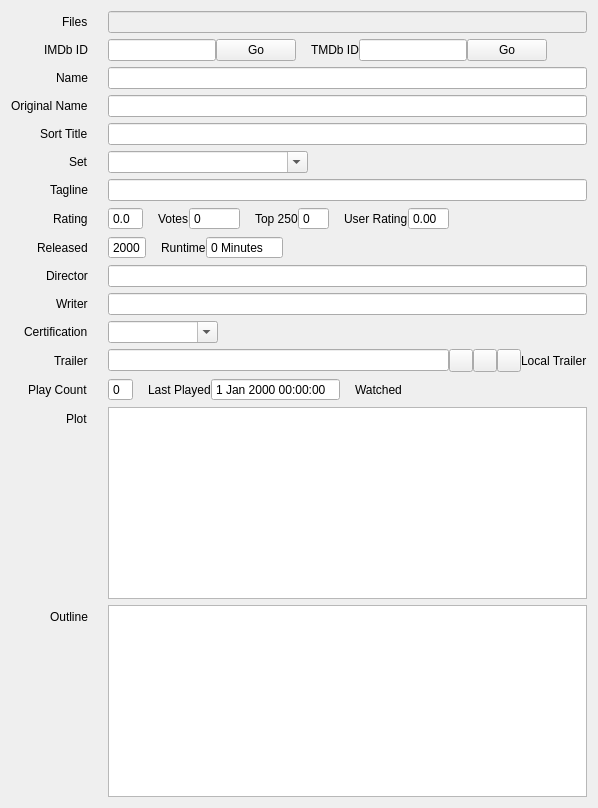
          <widget class="QWidget" name="tab">
           <attribute name="title">
            <string>Information</string>
           </attribute>
           <layout class="QVBoxLayout" name="verticalLayout_6">
            <item>
             <layout class="QFormLayout" name="formLayout">
              <property name="fieldGrowthPolicy">
               <enum>QFormLayout::ExpandingFieldsGrow</enum>
              </property>
              <property name="rowWrapPolicy">
               <enum>QFormLayout::DontWrapRows</enum>
              </property>
              <property name="labelAlignment">
               <set>Qt::AlignRight|Qt::AlignTrailing|Qt::AlignVCenter</set>
              </property>
              <property name="horizontalSpacing">
               <number>20</number>
              </property>
              <item row="0" column="0">
               <widget class="QLabel" name="lblFile">
                <property name="text">
                 <string>Files</string>
                </property>
               </widget>
              </item>
              <item row="0" column="1">
               <widget class="QLineEdit" name="files">
                <property name="enabled">
                 <bool>false</bool>
                </property>
               </widget>
              </item>
              <item row="2" column="0">
               <widget class="QLabel" name="lblName">
                <property name="text">
                 <string>Name</string>
                </property>
               </widget>
              </item>
              <item row="2" column="1">
               <widget class="QLineEdit" name="name"/>
              </item>
              <item row="3" column="0">
               <widget class="QLabel" name="lblOriginalName">
                <property name="text">
                 <string>Original Name</string>
                </property>
               </widget>
              </item>
              <item row="3" column="1">
               <widget class="QLineEdit" name="originalName"/>
              </item>
              <item row="4" column="0">
               <widget class="QLabel" name="lblSortTitle">
                <property name="text">
                 <string>Sort Title</string>
                </property>
               </widget>
              </item>
              <item row="4" column="1">
               <widget class="QLineEdit" name="sortTitle"/>
              </item>
              <item row="5" column="0">
               <widget class="QLabel" name="lblSet">
                <property name="text">
                 <string>Set</string>
                </property>
               </widget>
              </item>
              <item row="5" column="1">
               <widget class="QComboBox" name="set">
                <property name="minimumSize">
                 <size>
                  <width>200</width>
                  <height>0</height>
                 </size>
                </property>
                <property name="editable">
                 <bool>true</bool>
                </property>
                <property name="sizeAdjustPolicy">
                 <enum>QComboBox::AdjustToContents</enum>
                </property>
                <property name="minimumContentsLength">
                 <number>20</number>
                </property>
               </widget>
              </item>
              <item row="6" column="0">
               <widget class="QLabel" name="label_6">
                <property name="text">
                 <string>Tagline</string>
                </property>
               </widget>
              </item>
              <item row="6" column="1">
               <widget class="QLineEdit" name="tagline"/>
              </item>
              <item row="7" column="0">
               <widget class="QLabel" name="label_4">
                <property name="text">
                 <string>Rating</string>
                </property>
               </widget>
              </item>
              <item row="8" column="0">
               <widget class="QLabel" name="label_5">
                <property name="text">
                 <string>Released</string>
                </property>
               </widget>
              </item>
              <item row="10" column="0">
               <widget class="QLabel" name="lblDirector">
                <property name="text">
                 <string>Director</string>
                </property>
               </widget>
              </item>
              <item row="10" column="1">
               <widget class="QLineEdit" name="director"/>
              </item>
              <item row="11" column="0">
               <widget class="QLabel" name="lblWriter">
                <property name="text">
                 <string>Writer</string>
                </property>
               </widget>
              </item>
              <item row="11" column="1">
               <widget class="QLineEdit" name="writer"/>
              </item>
              <item row="12" column="0">
               <widget class="QLabel" name="label_8">
                <property name="text">
                 <string>Certification</string>
                </property>
               </widget>
              </item>
              <item row="12" column="1">
               <widget class="QComboBox" name="certification">
                <property name="editable">
                 <bool>true</bool>
                </property>
                <property name="sizeAdjustPolicy">
                 <enum>QComboBox::AdjustToContents</enum>
                </property>
                <property name="minimumContentsLength">
                 <number>10</number>
                </property>
               </widget>
              </item>
              <item row="13" column="0">
               <widget class="QLabel" name="label_9">
                <property name="text">
                 <string>Trailer</string>
                </property>
               </widget>
              </item>
              <item row="15" column="0">
               <widget class="QLabel" name="lblPlayCount">
                <property name="text">
                 <string>Play Count</string>
                </property>
               </widget>
              </item>
              <item row="15" column="1">
               <layout class="QHBoxLayout" name="horizontalLayout_11">
                <item>
                 <widget class="QSpinBox" name="playcount">
                  <property name="buttonSymbols">
                   <enum>QAbstractSpinBox::NoButtons</enum>
                  </property>
                  <property name="maximum">
                   <number>99</number>
                  </property>
                 </widget>
                </item>
                <item>
                 <spacer name="horizontalSpacer_5">
                  <property name="orientation">
                   <enum>Qt::Horizontal</enum>
                  </property>
                  <property name="sizeType">
                   <enum>QSizePolicy::Fixed</enum>
                  </property>
                  <property name="sizeHint" stdset="0">
                   <size>
                    <width>15</width>
                    <height>20</height>
                   </size>
                  </property>
                 </spacer>
                </item>
                <item>
                 <widget class="QLabel" name="label_11">
                  <property name="text">
                   <string>Last Played</string>
                  </property>
                 </widget>
                </item>
                <item>
                 <widget class="QDateTimeEdit" name="lastPlayed">
                  <property name="buttonSymbols">
                   <enum>QAbstractSpinBox::NoButtons</enum>
                  </property>
                 </widget>
                </item>
                <item>
                 <spacer name="horizontalSpacer_6">
                  <property name="orientation">
                   <enum>Qt::Horizontal</enum>
                  </property>
                  <property name="sizeType">
                   <enum>QSizePolicy::Fixed</enum>
                  </property>
                  <property name="sizeHint" stdset="0">
                   <size>
                    <width>15</width>
                    <height>20</height>
                   </size>
                  </property>
                 </spacer>
                </item>
                <item>
                 <widget class="Badge" name="badgeWatched">
                  <property name="text">
                   <string>Watched</string>
                  </property>
                  <property name="activeText" stdset="0">
                   <string>Watched</string>
                  </property>
                  <property name="inactiveText" stdset="0">
                   <string>Not watched</string>
                  </property>
                 </widget>
                </item>
               </layout>
              </item>
              <item row="16" column="0">
               <widget class="QLabel" name="lblPlot">
                <property name="text">
                 <string>Plot</string>
                </property>
               </widget>
              </item>
              <item row="16" column="1">
               <widget class="QTextEdit" name="overview"/>
              </item>
              <item row="13" column="1">
               <layout class="QHBoxLayout" name="horizontalLayout_18">
                <item>
                 <widget class="QLineEdit" name="trailer"/>
                </item>
                <item>
                 <widget class="QToolButton" name="buttonYoutubeDummy">
                  <property name="minimumSize">
                   <size>
                    <width>22</width>
                    <height>22</height>
                   </size>
                  </property>
                  <property name="cursor">
                   <cursorShape>PointingHandCursor</cursorShape>
                  </property>
                  <property name="toolTip">
                   <string>Insert YouTube Dummy Link</string>
                  </property>
                  <property name="text">
                   <string/>
                  </property>
                 </widget>
                </item>
                <item>
                 <widget class="QToolButton" name="buttonDownloadTrailer">
                  <property name="minimumSize">
                   <size>
                    <width>22</width>
                    <height>22</height>
                   </size>
                  </property>
                  <property name="cursor">
                   <cursorShape>PointingHandCursor</cursorShape>
                  </property>
                  <property name="toolTip">
                   <string>Download Trailer</string>
                  </property>
                 </widget>
                </item>
                <item>
                 <widget class="QToolButton" name="buttonPlayLocalTrailer">
                  <property name="minimumSize">
                   <size>
                    <width>22</width>
                    <height>22</height>
                   </size>
                  </property>
                  <property name="cursor">
                   <cursorShape>PointingHandCursor</cursorShape>
                  </property>
                  <property name="toolTip">
                   <string>Play local trailer</string>
                  </property>
                  <property name="text">
                   <string notr="true"/>
                  </property>
                 </widget>
                </item>
                <item>
                 <widget class="Badge" name="localTrailer">
                  <property name="toolTip">
                   <string>Local trailer is available</string>
                  </property>
                  <property name="text">
                   <string>Local Trailer</string>
                  </property>
                 </widget>
                </item>
               </layout>
              </item>
              <item row="7" column="1">
               <layout class="QHBoxLayout" name="horizontalLayout_19">
                <item>
                 <widget class="QDoubleSpinBox" name="rating">
                  <property name="buttonSymbols">
                   <enum>QAbstractSpinBox::NoButtons</enum>
                  </property>
                  <property name="decimals">
                   <number>1</number>
                  </property>
                  <property name="maximum">
                   <double>10.000000000000000</double>
                  </property>
                 </widget>
                </item>
                <item>
                 <spacer name="horizontalSpacer_12">
                  <property name="orientation">
                   <enum>Qt::Horizontal</enum>
                  </property>
                  <property name="sizeType">
                   <enum>QSizePolicy::Fixed</enum>
                  </property>
                  <property name="sizeHint" stdset="0">
                   <size>
                    <width>15</width>
                    <height>20</height>
                   </size>
                  </property>
                 </spacer>
                </item>
                <item>
                 <widget class="QLabel" name="label_35">
                  <property name="text">
                   <string>Votes</string>
                  </property>
                 </widget>
                </item>
                <item>
                 <widget class="MySpinBox" name="votes">
                  <property name="buttonSymbols">
                   <enum>QAbstractSpinBox::NoButtons</enum>
                  </property>
                  <property name="maximum">
                   <number>9999999</number>
                  </property>
                 </widget>
                </item>
                <item>
                 <spacer name="horizontalSpacer_13">
                  <property name="orientation">
                   <enum>Qt::Horizontal</enum>
                  </property>
                  <property name="sizeType">
                   <enum>QSizePolicy::Fixed</enum>
                  </property>
                  <property name="sizeHint" stdset="0">
                   <size>
                    <width>15</width>
                    <height>20</height>
                   </size>
                  </property>
                 </spacer>
                </item>
                <item>
                 <widget class="QLabel" name="label_36">
                  <property name="text">
                   <string>Top 250</string>
                  </property>
                 </widget>
                </item>
                <item>
                 <widget class="QSpinBox" name="top250">
                  <property name="buttonSymbols">
                   <enum>QAbstractSpinBox::NoButtons</enum>
                  </property>
                  <property name="maximum">
                   <number>250</number>
                  </property>
                 </widget>
                </item>
                <item>
                 <spacer name="horizontalSpacer_userRating">
                  <property name="orientation">
                   <enum>Qt::Horizontal</enum>
                  </property>
                  <property name="sizeType">
                   <enum>QSizePolicy::Fixed</enum>
                  </property>
                  <property name="sizeHint" stdset="0">
                   <size>
                    <width>15</width>
                    <height>20</height>
                   </size>
                  </property>
                 </spacer>
                </item>
                <item>
                 <widget class="QLabel" name="lblUserRating">
                  <property name="text">
                   <string>User Rating</string>
                  </property>
                 </widget>
                </item>
                <item>
                 <widget class="QDoubleSpinBox" name="userRating">
                  <property name="buttonSymbols">
                   <enum>QAbstractSpinBox::NoButtons</enum>
                  </property>
                  <property name="decimals">
                   <number>2</number>
                  </property>
                  <property name="maximum">
                   <double>10.000000000000000</double>
                  </property>
                 </widget>
                </item>
               </layout>
              </item>
              <item row="8" column="1">
               <layout class="QHBoxLayout" name="horizontalLayout_4">
                <item>
                 <widget class="QDateEdit" name="released">
                  <property name="buttonSymbols">
                   <enum>QAbstractSpinBox::NoButtons</enum>
                  </property>
                  <property name="displayFormat">
                   <string notr="true">yyyy</string>
                  </property>
                 </widget>
                </item>
                <item>
                 <spacer name="horizontalSpacer_2">
                  <property name="orientation">
                   <enum>Qt::Horizontal</enum>
                  </property>
                  <property name="sizeType">
                   <enum>QSizePolicy::Fixed</enum>
                  </property>
                  <property name="sizeHint" stdset="0">
                   <size>
                    <width>15</width>
                    <height>20</height>
                   </size>
                  </property>
                 </spacer>
                </item>
                <item>
                 <widget class="QLabel" name="label_7">
                  <property name="text">
                   <string>Runtime</string>
                  </property>
                 </widget>
                </item>
                <item>
                 <widget class="QSpinBox" name="runtime">
                  <property name="buttonSymbols">
                   <enum>QAbstractSpinBox::NoButtons</enum>
                  </property>
                  <property name="suffix">
                   <string> Minutes</string>
                  </property>
                  <property name="maximum">
                   <number>999</number>
                  </property>
                 </widget>
                </item>
               </layout>
              </item>
              <item row="17" column="0">
               <widget class="QLabel" name="label_34">
                <property name="text">
                 <string>Outline</string>
                </property>
               </widget>
              </item>
              <item row="17" column="1">
               <widget class="QTextEdit" name="outline"/>
              </item>
              <item row="1" column="1">
               <layout class="QHBoxLayout" name="horizontalLayout">
                <item>
                 <widget class="QLineEdit" name="imdbId">
                  <property name="maximumSize">
                   <size>
                    <width>150</width>
                    <height>16777215</height>
                   </size>
                  </property>
                 </widget>
                </item>
                <item>
                 <widget class="QPushButton" name="btnImdb">
                  <property name="toolTip">
                   <string>Open movie on IMDb.com</string>
                  </property>
                  <property name="text">
                   <string>Go</string>
                  </property>
                 </widget>
                </item>
                <item>
                 <spacer name="horizontalSpacer_14">
                  <property name="orientation">
                   <enum>Qt::Horizontal</enum>
                  </property>
                  <property name="sizeType">
                   <enum>QSizePolicy::Fixed</enum>
                  </property>
                  <property name="sizeHint" stdset="0">
                   <size>
                    <width>15</width>
                    <height>20</height>
                   </size>
                  </property>
                 </spacer>
                </item>
                <item>
                 <widget class="QLabel" name="lblTmdbId">
                  <property name="text">
                   <string>TMDb ID</string>
                  </property>
                 </widget>
                </item>
                <item>
                 <widget class="QLineEdit" name="tmdbId"/>
                </item>
                <item>
                 <widget class="QPushButton" name="btnTmdb">
                  <property name="toolTip">
                   <string>Open movie on TheMovieDB.org</string>
                  </property>
                  <property name="text">
                   <string>Go</string>
                  </property>
                 </widget>
                </item>
                <item>
                 <spacer name="horizontalSpacer_15">
                  <property name="orientation">
                   <enum>Qt::Horizontal</enum>
                  </property>
                  <property name="sizeHint" stdset="0">
                   <size>
                    <width>40</width>
                    <height>20</height>
                   </size>
                  </property>
                 </spacer>
                </item>
               </layout>
              </item>
              <item row="1" column="0">
               <widget class="QLabel" name="lblImdbId">
                <property name="text">
                 <string>IMDb ID</string>
                </property>
               </widget>
              </item>
             </layout>
            </item>
           </layout>
          </widget>
